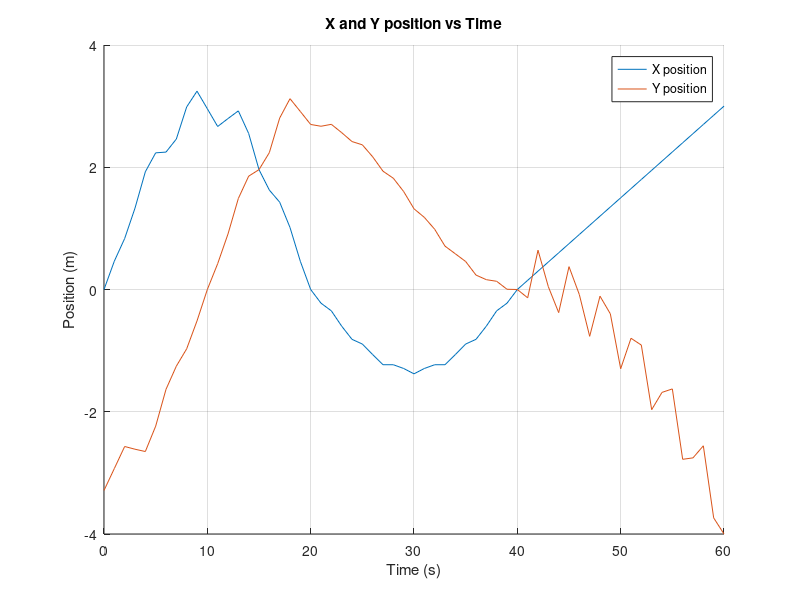
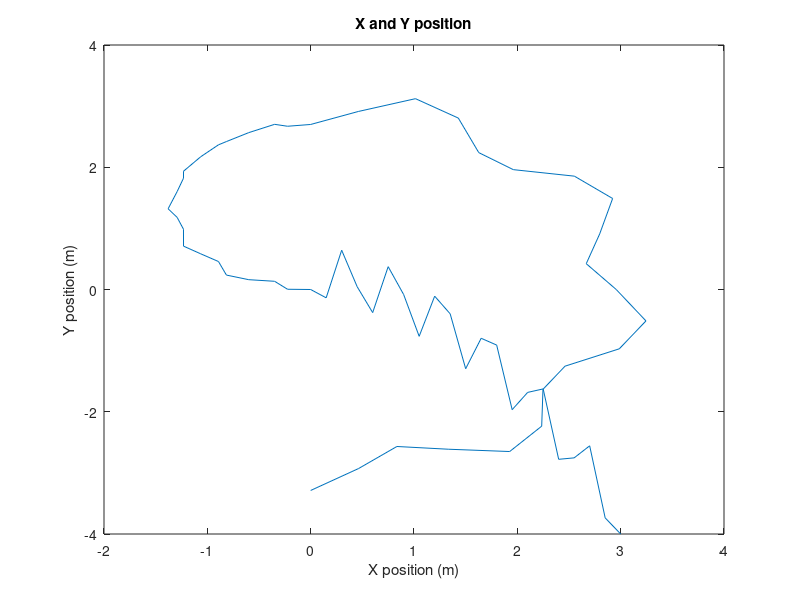
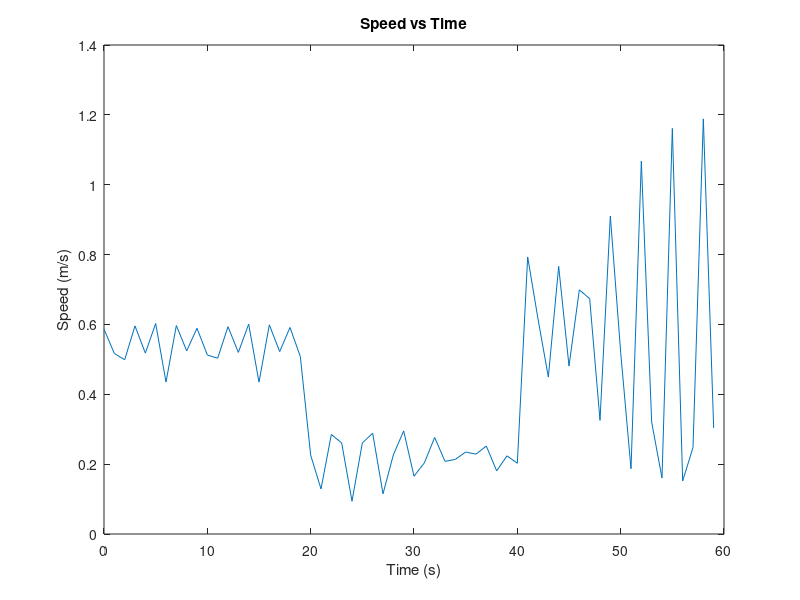
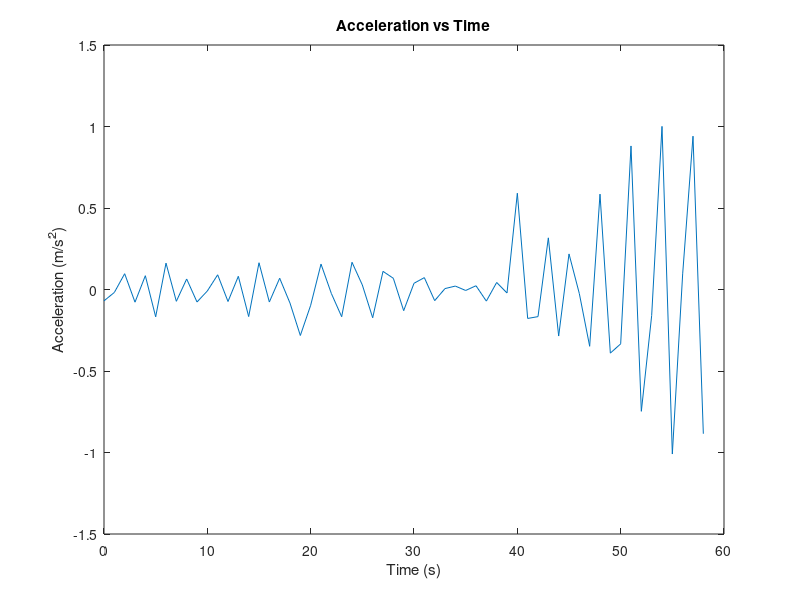

The MATLAB source for these figures, in order:
%Part A
%Plot of X vs Time and Y vs Time
load robpos.mat                         %Loads robpos.mat file which contains data points for the position of the robot
t1=robpos(1:61,1);                      %Creates variable t1 that holds the values for time from 0s-60s
x1=robpos(1:61,2);                      %Creates variable x1 that holds the values for x position from 0s-60s
y1=robpos(1:61,3);                      %Creates variable y1 that holds the values for y position from 0s-60s
figure                                  %Creates a new figure to plot "X & Y vs Time" graph
grid on                                 %Creates grid on graph
hold on                                 %Allows multiple graphs to be plotted on same figure
plot(t1,x1)                             %Plots "X vs Time"
plot(t1,y1)                             %Plots "Y vs Time"
legend('X position','Y position');      %Creates legend for the graph
xlabel('Time (s)');                     %Sets label for x axis
ylabel('Position (m)');                 %Sets label for y axis
title('X and Y position vs Time');      %Sets title for the graph

%Plot of X vs Y
figure                                  %Creates a new figure to plot "X & Y Position" graph
plot(x1,y1)                             %Plots "X and Y Position"
xlabel('X position (m)');               %Sets label for x axis
ylabel('Y position (m)');               %Sets label for y axis
title('X and Y position');              %Sets title for the graph

%Plot of Speed vs Time
figure                                          %Creates a new figure to plot "Speed vs Time" graph
grid on                                         %Creates grid on graph
t2=robpos(1:60,1);                              %Creates variable t2 that holds the values for time from 0s-59s
x2=robpos(1:60,2);                              %Creates variable x2 that holds the values for x position from 0s-59s
y2=robpos(1:60,3);                              %Creates variable y2 that holds the values for y position from 0s-59s
x3=robpos(2:61,2);                              %Creates variable x3 that holds the values for x position from 1s-60s
y3=robpos(2:61,3);                              %Creates variable y3 that holds the values for y position from 1s-60s
v1=(sqrt(((x3-x2).^2)+((y3-y2).^2)));           %Equation for speed of the robot
plot(t2,v1)                                     %Plots "Speed vs Time"
xlabel('Time (s)');                             %Sets label for x axis
ylabel('Speed (m/s)');                          %Sets label for y axis
title('Speed vs Time');                         %Sets title for the graph

%Plot of Acceleration vs Time
figure                                          %Creates a new figure to plot "Acceleration vs Time" graph
grid on                                         %Creates grid on graph

t3=robpos(1:59,1);                              %Creates variable t3 that holds the values for time from 0s-58s
x4=robpos(3:61,2);                              %Creates variable x4 that holds the values for x position from 2s-60s
y4=robpos(3:61,3);                              %Creates variable y2 that holds the values for y position from 2s-60s
x5=robpos(2:60,2);                              %Creates variable x5 that holds the values for x position from 1s-59s
y5=robpos(2:60,3);                              %Creates variable y5 that holds the values for y position from 1s-59s
v2=(sqrt(((x4-x5).^2)+((y4-y5).^2)));           %Part of the equation for the acceleration of the robot

x6=robpos(2:60,2);                              %Creates variable x6 that holds the values for x position from 1s-59s
y6=robpos(2:60,3);                              %Creates variable y6 that holds the values for y position from 1s-59s
x7=robpos(1:59,2);                              %Creates variable x7 that holds the values for x position from 0s-58s
y7=robpos(1:59,3);                              %Creates variable y7 that holds the values for y position from 0s-58s
v3=(sqrt(((x6-x7).^2)+((y6-y7).^2)));           %Part of the equation for the acceleration of the robot

a=v2-v3;                                        %Equation for speed of the robot
plot(t3,a)                                      %Plots "Acceleration vs Time"
xlabel('Time (s)');                             %Sets label for x axis
ylabel('Acceleration (m/s^2)');                 %Sets label for y axis
title('Acceleration vs Time');                  %Sets title for the graph



%Part B
%Polyfit for X vs Time and Y vs Time
figure                                          %Creates a new figure to plot "X & Y Approximated Position" graph
grid on                                         %Creates grid on graph
hold on                                         %Allows multiple graphs to be plotted on same figure
p_xvst=polyfit(t1,x1,10);                       %Produces coefficients for a function that would fit the data points the best
xvst=polyval(p_xvst,t1);                        %Generates curve of best fit based off of coefficients from the polyfit function
plot(t1,x1);                                    %Plots "X vs Time" (from code above)
plot(t1,xvst);                                  %Plots Approximated fit for "X vs Time"
p_yvst=polyfit(t1,y1,10);                       %Produces coefficients for a function that would fit the data points the best
yvst=polyval(p_yvst,t1);                        %Generates curve of best fit based off of coefficients from the polyfit function
plot(t1,y1);                                    %Plots "Y vs Time" (from code above)
plot(t1,yvst);                                  %Plots Approximated fit for "Y vs Time"

xlabel('Time (s)');                                               %Sets label for x axis
ylabel('Position (m)');                                           %Sets label for y axis
legend('X pos.','X pos. approx','Y pos.','Y pos. approx');        %Creates legend for the graph
title('X & Y Approximated Position');                             %Sets title for the graph

%Polyfit for Speed vs Time
figure                                          %Creates a new figure to plot "Approximated Speed vs Time" graph
grid on                                         %Creates grid on graph
hold on                                         %Allows multiple graphs to be plotted on same figure
p_vvst=polyfit(t2,v1,7);                        %Produces coefficients for a function that would fit the data points the best
vvst=polyval(p_vvst,t2);                        %Generates curve of best fit based off of coefficients from the polyfit function
plot(t2,v1);                                    %Plots "Speed vs Time" (from code above)
plot(t2,vvst);                                  %Plots Approximated fit for "Speed vs Time"

xlabel('Time (s)');                             %Sets label for x axis
ylabel('Speed (m/s)');                          %Sets label for y axis
legend('V','V approx');                         %Creates legend for the graph
title('Approximated Speed vs Time');            %Sets title for the graph

%Polyfit for Acceleration vs Time
figure                                          %Creates a new figure to plot "Approximated Acceleration vs Time" graph
grid on                                         %Creates grid on graph
hold on                                         %Allows multiple graphs to be plotted on same figure
p_avst=polyfit(t3,a,6);                         %Produces coefficients for a function that would fit the data points the best
avst=polyval(p_avst,t3);                        %Generates curve of best fit based off of coefficients from the polyfit function
plot(t3,a);                                     %Plots "Acceleration vs Time" (from code above)
plot(t3,avst);                                  %Plots Approximated fit for "Acceleration vs Time"

xlabel('Time (s)');                             %Sets label for x axis
ylabel('Acceleration (m/s^2)');                 %Sets label for y axis
legend('A','A approx');                         %Creates legend for the graph
title('Approximated Acceleration vs Time');     %Sets title for the graph



%Part C
%Plot of Circular Path
figure                                          %Creates a new figure to plot "Circular Path" graph
grid on                                         %Creates grid on graph
for t=1:61                                      %Creates a for loop in which coordinates of the robots circular points are calculated every second
    xdist(t)=1.2*cos(t*(pi/30));                %Equation that calculates x coordinate of robot at 1 second intervals multiplied by (pi/30) which is equivalent to (2pi/60)
    ydist(t)=1.2*sin(t*(pi/30))+1.2;            %Equation that calculates y coordinate of robot at 1 second intervals multiplied by (pi/30) which is equivalent to (2pi/60)
end                                             %Ends for loop

plot(xdist,ydist)                               %Plots "Circular Path"
xlabel('X Position (m)');                       %Sets label for x axis
ylabel('Y Position (m)');                       %Sets label for y axis
title('Circular Path');                         %Sets title for the graph

%Plot of X Speed of Circular Path
figure                                          %Creates a new figure to plot "X Speed for Circular Path" graph
grid on                                         %Creates grid on graph
t_dist=0:60;                                    %Domain for the position at x points
x_circ=(1.2*cos(t_dist*(pi/30)));               %Equation that calculates x coordinate of robot at 1 second intervals
vx_circ=diff(x_circ);                           %Creates variable to which the first differences of x_circ are assigned to
t_vel=1:60;                                     %Domain for speed at x points
plot(t_vel,vx_circ)                             %Plots "X Speed for Circular Path"
xlabel('T (s)');                                %Sets label for x axis
ylabel('V (m/s)');                              %Sets label for y axis
title('X Speed for Circular Path');             %Sets title for the graph

%Plot of Y Speed for Circular Path
figure                                          %Creates a new figure to plot "Y Speed for Circular Path" graph
grid on                                         %Creates grid on graph
y_circ=(1.2*sin(t_dist*(pi/30)))+1.2;           %Equation that calculates y coordinate of robot at 1 second intervals
vy_circ=diff(y_circ);                           %Creates variable to which the first differences of y_circ are assigned to
plot(t_vel,vy_circ)                             %Plots "Y Speed for Circular Path"
xlabel('T (s)');                                %Sets label for x axis
ylabel('V (m/s)');                              %Sets label for y axis
title('Y Speed for Circular Path');             %Sets title for the graph

%Plot of X Acceleration for Circular Path
figure                                          %Creates a new figure to plot "X Acceleration for Circular Path" graph
grid on                                         %Creates grid on graph
ax_circ=diff(vx_circ);                          %Creates variable to which the second differences of x_circ are assigned to
t_acc=2:60;                                     %Domain for acceleration at x points
plot(t_acc,ax_circ);                            %Plots "X Acceleration for Circular Path"
xlabel('T (s)');                                %Sets label for x axis
ylabel('A (m/s^2)');                            %Sets label for y axis
title('X Acceleration for Circular Path');      %Sets title for the graph

%Plot of Y Acceleration for Circular Path
figure                                          %Creates a new figure to plot "Y Acceleration for Circular Path" graph
grid on                                         %Creates grid on graph
ay_circ=diff(vy_circ);                          %Creates variable to which the second differences of y_circ are assigned to
plot(t_acc,ay_circ);                            %Plots "Y Acceleration for Circular Path"
xlabel('T (s)');                                %Sets label for x axis
ylabel('A (m/s^2)');                            %Sets label for y axis
title('Y Acceleration for Circular Path');      %Sets title for the graph
